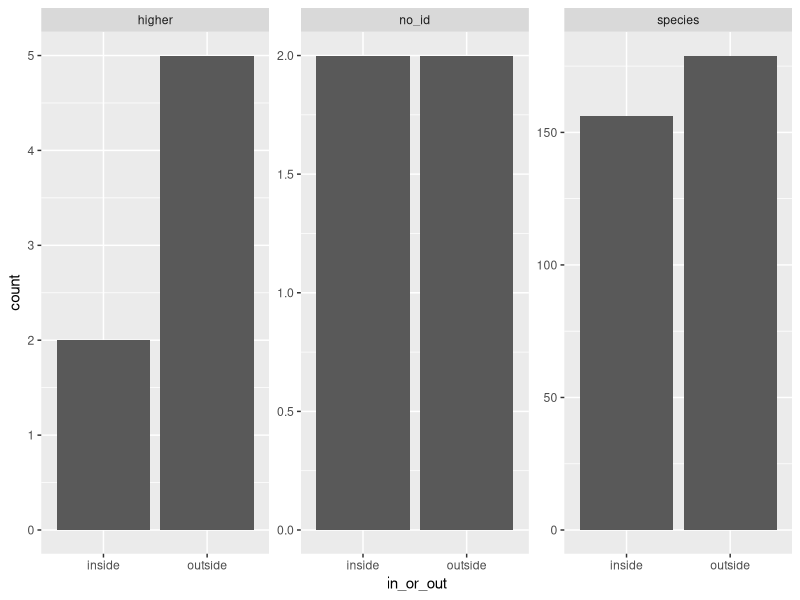

This figure's R source: (Note: this script raises an error after producing the figure.)
# clean plot data 

library(data.table)
library(tidyverse)
library(gridExtra)

plot_meta <-  fread("data/raw/plot_level_data_2025.csv")

plot_species <- fread("data/raw/plot_species_2025.csv") %>% 
  mutate(life_form = ifelse(life_form == "Grass", "Graminoid", life_form))
table(plot_species$life_form)

dt_plot_raw <- plot_species %>% 
  left_join(plot_meta) %>% 
  mutate(plot_number = gsub("addo_n1_full_in_", "", plot_id), 
         plot_number = gsub("addo_n1_full_out_", "", plot_number),
         plot_number = gsub("addo_n2_full_in_", "", plot_number),
         plot_number = gsub("addo_n2_full_out_", "", plot_number),
         plot_number = gsub("addo_n3_full_in_", "", plot_number),
         plot_number = gsub("addo_n3_full_out_", "", plot_number),
         plot_number = gsub("addo_jack_in_", "", plot_number),
         plot_number = gsub("addo_jack_out_", "", plot_number),
         plot_number = gsub("pnr_in_", "", plot_number),
         plot_number = gsub("pnr_out_", "", plot_number),
         plot_number = gsub("knp_nkuhlu_full_in_", "", plot_number),
         plot_number = gsub("knp_nkuhlu_full_out_", "", plot_number),
         plot_number = gsub("knp_satara_in_", "", plot_number),
         plot_number = gsub("knp_satara_out_", "", plot_number),
         plot_number = gsub("knp_roan_in_", "", plot_number),
         plot_number = gsub("knp_roan_out_", "", plot_number), 
         plot_number = as.numeric(plot_number), 
         exclosure_id = gsub("_in", "",  site_id),
         exclosure_id = gsub("_out", "",  exclosure_id),
         exclosure_id = case_when(
           grepl("addo_n1", plot_id) ~ "addo_n1", 
           grepl("addo_n2", plot_id) ~ "addo_n2", 
           grepl("addo_n3", plot_id) ~ "addo_n3", 
           !grepl("addo_n", plot_id) ~ exclosure_id,
         ), 
         setup_id = gsub("_in", "",  site_id),
         setup_id = gsub("_out", "",  setup_id),
         pair_id = paste0(exclosure_id, "_", plot_number), 
         plot_number = case_when(
           plot_id %in% c("addo_n1_full_in_0", "addo_n1_full_out_0") ~ 1, 
           plot_id %in% c("addo_n1_full_in_1", "addo_n1_full_out_1") ~ 2,
           plot_id %in% c("addo_n1_full_in_2", "addo_n1_full_out_2") ~ 3, 
           plot_id %in% c("addo_n1_full_in_3", "addo_n1_full_out_3") ~ 4, 
           plot_id %in% c("addo_n1_full_in_4", "addo_n1_full_out_4") ~ 5, 
           plot_id %in% c("addo_n1_full_in_5", "addo_n1_full_out_5") ~ 6,
           plot_id %in% c("addo_n2_full_in_0", "addo_n2_full_out_0") ~ 7, 
           plot_id %in% c("addo_n2_full_in_1", "addo_n2_full_out_1") ~ 8,
           plot_id %in% c("addo_n2_full_in_2", "addo_n2_full_out_2") ~ 9, 
           plot_id %in% c("addo_n2_full_in_3", "addo_n2_full_out_3") ~ 10, 
           plot_id %in% c("addo_n2_full_in_4", "addo_n2_full_out_4") ~ 11, 
           plot_id %in% c("addo_n2_full_in_5", "addo_n2_full_out_5") ~ 12,
           plot_id %in% c("addo_n3_full_in_0", "addo_n3_full_out_0") ~ 13, 
           plot_id %in% c("addo_n3_full_in_1", "addo_n3_full_out_1") ~ 14,
           plot_id %in% c("addo_n3_full_in_2", "addo_n3_full_out_2") ~ 15, 
           plot_id %in% c("addo_n3_full_in_3", "addo_n3_full_out_3") ~ 16, 
           plot_id %in% c("addo_n3_full_in_4", "addo_n3_full_out_4") ~ 17, 
           plot_id %in% c("addo_n3_full_in_5", "addo_n3_full_out_5") ~ 18, 
           !grepl("addo_n", plot_id) ~ plot_number 
         ),
         cluster_number = case_when(
           plot_number %in% c(1:3) ~ 1,
           plot_number %in% c(4:6) ~ 2,
           plot_number %in% c(7:9) ~ 3,
           plot_number %in% c(10:12) ~ 4,
           plot_number %in% c(13:15) ~ 5,
           plot_number %in% c(16:18) ~ 6), 
         cluster_id = paste0(site_id, "_", cluster_number), 
         in_or_out = ifelse(grepl("out", site_id), "outside", "inside")
  ) %>% 
  group_by(plot_id) %>% 
  mutate(plant_richness_plot = n_distinct(species)) %>% 
  ungroup() %>% 
  group_by(cluster_id) %>% 
  mutate(plant_richness_cluster = n_distinct(species)) %>% 
  ungroup() %>% 
  group_by(site_id) %>% 
  mutate(plant_richness_site = n_distinct(species)) %>% 
  ungroup() 


dt_woody <- dt_plot_raw %>% 
  filter(life_form %in% c("Shrub", "Tree")) %>% 
  group_by(plot_id) %>% 
  mutate(woody_richness_plot = n_distinct(species), 
         woody_cover_percent = sum(cover)) %>% 
  ungroup() %>% 
  group_by(cluster_id) %>% 
  mutate(woody_richness_cluster = n_distinct(species)) %>% 
  ungroup() %>% 
  group_by(site_id) %>% 
  mutate(woody_richness_site = n_distinct(species)) %>% 
  ungroup() %>% 
  dplyr::select(plot_id, cluster_id, woody_richness_plot, woody_richness_cluster, woody_richness_site, woody_cover_percent)  %>% unique()

dt_forb <- dt_plot_raw %>% 
  filter(life_form %in% c("Forb")) %>% 
  group_by(plot_id) %>% 
  mutate(forb_richness_plot = n_distinct(species), 
         forb_cover_percent = sum(cover)) %>% 
  ungroup() %>% 
  group_by(cluster_id) %>% 
  mutate(forb_richness_cluster = n_distinct(species)) %>% 
  ungroup() %>% 
  group_by(site_id) %>% 
  mutate(forb_richness_site = n_distinct(species)) %>% 
  ungroup() %>% 
  dplyr::select(plot_id, cluster_id, forb_richness_plot, forb_richness_cluster, forb_richness_site, forb_cover_percent)  %>% unique()

dt_graminoid <- dt_plot_raw %>% 
  filter(life_form %in% c("Graminoid")) %>% 
  group_by(plot_id) %>% 
  mutate(graminoid_richness_plot = n_distinct(species), 
         graminoid_cover_percent = sum(cover)) %>% 
  ungroup() %>% 
  group_by(cluster_id) %>% 
  mutate(graminoid_richness_cluster = n_distinct(species)) %>% 
  ungroup() %>% 
  group_by(site_id) %>% 
  mutate(graminoid_richness_site = n_distinct(species)) %>% 
  ungroup() %>% 
  dplyr::select(plot_id, cluster_id, graminoid_richness_plot, graminoid_richness_cluster, graminoid_richness_site, graminoid_cover_percent) %>% unique()


dt_plot <- dt_plot_raw %>% 
  left_join(dt_woody) %>% 
  left_join(dt_forb) %>% 
  left_join(dt_graminoid) %>% 
  mutate(id_level = case_when(
    .default = "species", 
    species %in% c("Poaceae sp. 1", "Nidorella sp. 1",
                   "Eriosema sp. 1", "Fabaceae sp. 5", 
                   "Indigastrum sp. 1") ~ "higher", 
    species %in% c("Soft leaf shrub", "Cup leaf") ~ "no_id"
  ))


table(unique(dt_plot[, c("species", "id_level")])$id_level)

dt_plot %>% 
  dplyr::select(species, id_level, in_or_out) %>% 
  unique() %>% 
  ggplot(aes(x = in_or_out)) +
  geom_bar() +
  facet_wrap(~id_level, scales = "free")

#get unoque species 
dt_us <- dt_plot %>% 
  filter(id_level == "species") |>
  dplyr::select(species) %>% 
  unique() 

fwrite(dt_us, "data/processed/fragments/species_list.csv")

## add family information 

dt_tnrs <- fread("data/raw/tnrs_result.csv") %>% 
  dplyr::select(species = Name_submitted, family = Accepted_family, Overall_score_order) %>% 
  group_by(species) %>% 
  slice_min(Overall_score_order) %>% 
  ungroup() %>% 
  dplyr::select(-Overall_score_order) %>% 
  unique()


dt_plot_fin <- dt_plot %>% 
  left_join(dt_tnrs) %>% 
  group_by(plot_id, family) %>% 
  mutate(n_species_per_family_plot = n_distinct(species)) %>% 
  ungroup() %>% 
  group_by(plot_id) %>% 
  mutate(n_families_plot = n_distinct(family), 
         mean_species_per_family_plot = mean(n_species_per_family_plot, na.rm = T)) %>% 
  ungroup()


fwrite(dt_plot_fin, "data/processed/fragments/plot_species_and_data.csv")




mean(dt_plot[dt_plot$in_or_out == "outside", ]$woody_height, na.rm = T)
mean(dt_plot[dt_plot$in_or_out == "inside", ]$woody_height, na.rm = T)
sd(dt_plot[dt_plot$in_or_out == "outside", ]$woody_height, na.rm = T)
sd(dt_plot[dt_plot$in_or_out == "inside", ]$woody_height, na.rm = T)

mean(dt_plot[dt_plot$in_or_out == "outside", ]$herb_height, na.rm = T)
mean(dt_plot[dt_plot$in_or_out == "inside", ]$herb_height, na.rm = T)
